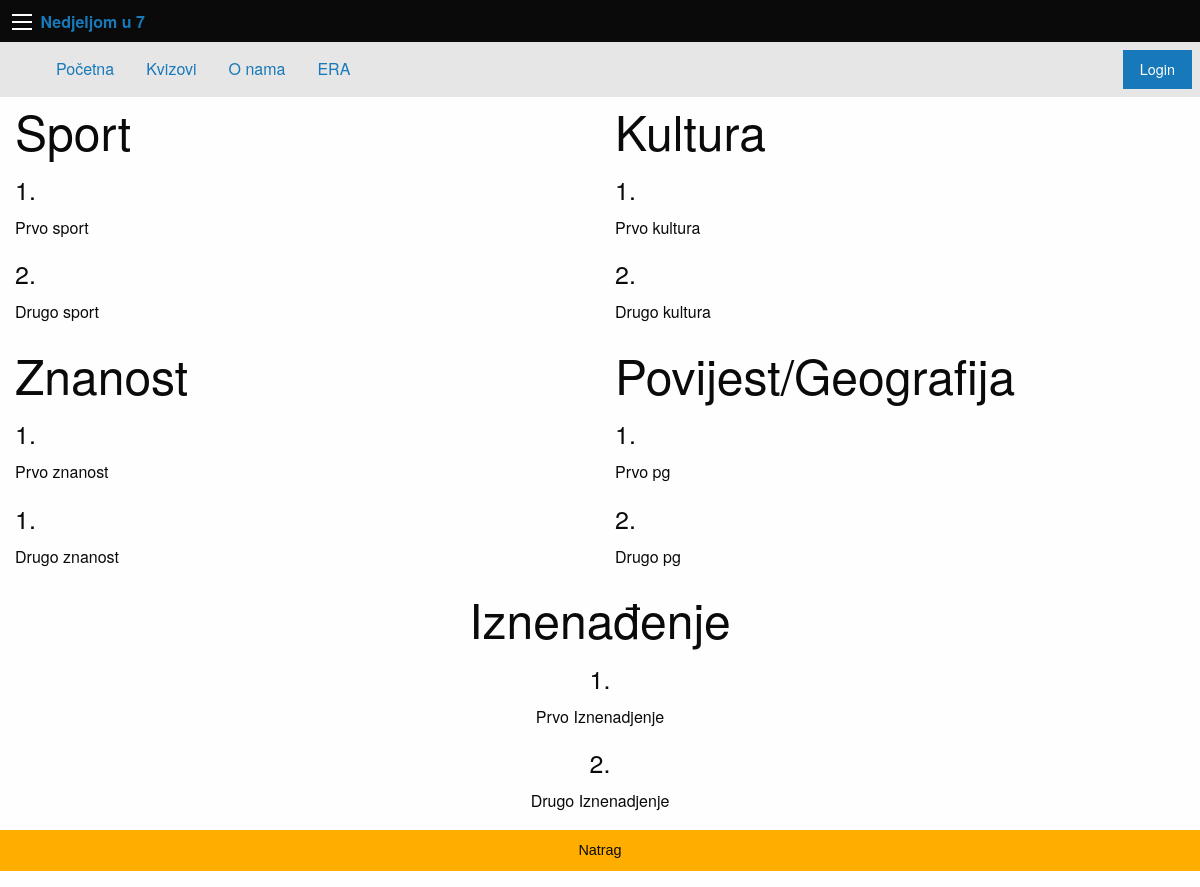
/privatno/kvizovi/detalji.php?id=1, run on the app's committed database.
### tables this page shows
create table pitanje(
	pitanje_id int not null primary key auto_increment,
	tekst_pitanja varchar(100) not null,
	kategorija_id int not null,
	kviz_id int not null
);

### konfiguracija.php (called while the page is built, shortened)
<?php
$naslov = "Nedjeljom u 7";
switch ($_SERVER["HTTP_HOST"]) {
	case 'localhost':
		$putanjaAPP="/kviz_app/";
		break;
}

### privatno/kvizovi/detalji.php (the view, shortened to what this page needs)
<?php
include_once("../../konfiguracija.php");
include_once("../../predlosci/head.php");
include_once("../../predlosci/izbornik.php");
$id=$_GET["id"];
$izraz=$veza->prepare("select * from pitanje where kviz_id=:id");
$izraz->execute(array(
	"id"=>$id
));
$redovi=$izraz->fetchAll();
$kviz=$izraz->fetchAll(); ?>
        <div class="large-6 columns">
            <h1>Sport</h1>
            <h4>1.</h4>
            <p name="s_pitanje1"><?php echo $redovi[0]["tekst_pitanja"]; ?></p>
            <h4>2.</h4>
            <p><?php echo $redovi[1]["tekst_pitanja"]; ?></p>
        </div>
        <div class="large-6 columns">
            <h1>Kultura</h1>
            <h4>1.</h4>
            <p><?php echo $redovi[2]["tekst_pitanja"]; ?></p>
            <h4>2.</h4>
            <p><?php echo $redovi[3]["tekst_pitanja"]; ?></p>
        </div>
        <div class="large-6 columns">
            <h1>Znanost</h1>
            <h4>1.</h4>
            <p><?php echo $redovi[4]["tekst_pitanja"]; ?></p>
            <h4>1.</h4>
            <p><?php echo $redovi[5]["tekst_pitanja"]; ?></p>
        </div>
        <div class="large-6 columns">
            <h1>Povijest/Geografija</h1>
            <h4>1.</h4>
            <p><?php echo $redovi[6]["tekst_pitanja"]; ?></p>
            <h4>2.</h4>
            <p><?php echo $redovi[7]["tekst_pitanja"]; ?></p>
        </div>
        <div class="large-12 columns text-center">
            <h1>Iznenađenje</h1>
            <h4>1.</h4>
            <p><?php echo $redovi[8]["tekst_pitanja"]; ?></p>
            <h4>2.</h4>
            <p><?php echo $redovi[9]["tekst_pitanja"]; ?></p>
        </div>
    <a href="../../javno/kvizovi/index.php">
        <button class="warning button expanded">
            Natrag
        </button>
    </a>

### predlosci/head.php (shortened to what this page needs)
<link rel="stylesheet" href="<?php echo $putanjaAPP;  ?>css/foundation.css">
<link rel="stylesheet" href="<?php echo $putanjaAPP;  ?>css/app.css">

### predlosci/izbornik.php (shortened to what this page needs)
<div class="title-bar" data-responsive-toggle="example-menu" data-hide-for="medium">
  <button class="menu-icon" type="button" data-toggle="example-menu"></button>
  <div class="title-bar-title">
  	<a href="<?php echo $putanjaAPP;  ?>index.php">
  		<?php echo $naslov; ?>
  	</a>
  </div>
</div>
<div class="top-bar" id="example-menu">
  <div class="top-bar-left">
    <ul class="dropdown menu" data-dropdown-menu>
      <li class="menu-text hide-for-small-only">
      	<li><a href="<?php echo $putanjaAPP;  ?>index.php">Početna</a></li>
      	<li><a href="<?php echo $putanjaAPP;  ?>javno/kvizovi/index.php">Kvizovi</a></li>
      	<li><a href="<?php echo $putanjaAPP;  ?>javno/onama.php">O nama</a></li>
      	<li><a href="<?php echo $putanjaAPP;  ?>javno/era.php">ERA</a></li>
      </li>
   </ul>
 </div>
 	<div class="top-bar-right">
 		<ul class="dropdown menu" data-dropdown-menu>
   		<li><?php if(!isset($_SESSION["logiran"])): ?>
      	<a href="<?php echo $putanjaAPP;  ?>javno/login.php" class="button expanded">Login</a>
      	<?php else: ?>
      	<a href="<?php echo $putanjaAPP;  ?>javno/logout.php" class="alert button expanded">Logout
      		<?php echo $_SESSION["logiran"]->ime; ?></a>
      	<?php endif; ?></li>
      	</ul>
    </div>
</div>

### data on the page
pitanje: tekst_pitanja "Prvo sport"
pitanje: tekst_pitanja "Drugo sport"
pitanje: tekst_pitanja "Prvo kultura"
pitanje: tekst_pitanja "Drugo kultura"
pitanje: tekst_pitanja "Prvo znanost"
pitanje: tekst_pitanja "Drugo znanost"
pitanje: tekst_pitanja "Prvo pg"
pitanje: tekst_pitanja "Drugo pg"
pitanje: tekst_pitanja "Prvo Iznenadjenje"
pitanje: tekst_pitanja "Drugo Iznenadjenje"

### other printed values
$naslov "Nedjeljom u 7"
